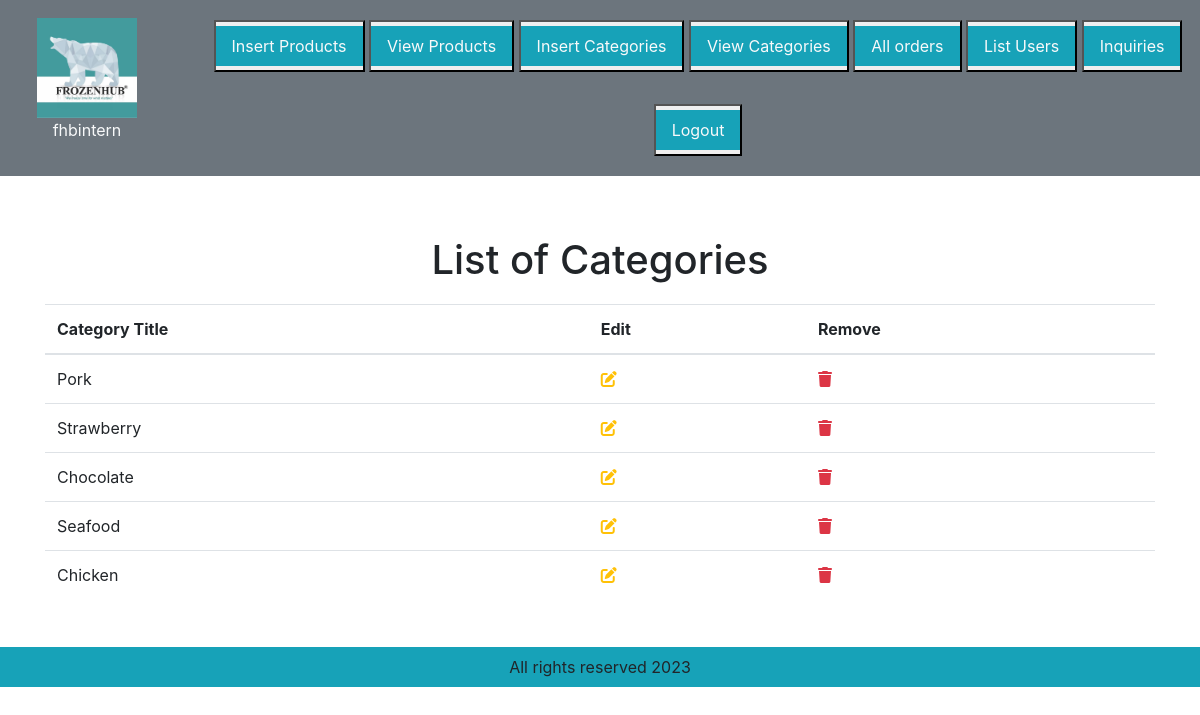
The app's page /admin_area/index.php?view_categories (signed in) with its own data.
### tables this page shows
CREATE TABLE `categories` (
  `category_id` int(25) NOT NULL,
  `category_title` varchar(250) DEFAULT NULL
);

### admin_area/view_categories.php (the view, shortened to what this page needs)
<?php include ('../includes/connect.php'); ?>
<h1 class="text-center" id="reqsHeading" style="margin-bottom: 12px;padding-bottom: 8px;padding-top: 12px;">List of Categories</h1>
<table class="table">
    <thead>
        <tr>
            <th> Category Title</th>
            <th> Edit</th>
            <th> Remove </th>
        </tr>
    </thead>
    <tbody>
    <?php
                    $category_query="SELECT * FROM categories ";
                    $result_category= mysqli_query($conn,$category_query);
                    while($row = mysqli_fetch_assoc($result_category)) {
                        $category_id= $row["category_id"];
                        $category_title= $row["category_title"];
                        echo "
            <tr>
            <td> $category_title</td>
            <td>
           <a href = 'index.php?edit_categories=$category_id' class='text-warning'><i class='fa-solid fa-pen-to-square'></i></a>
           </td>
           <td>
           <a href = 'index.php?delete_categories=$category_id' class='text-danger' data-toggle='modal' data-target='#exampleModal'><i class='fa-solid fa-trash'></i></a>
            </td>
            ";
            }?>
    </tbody>
        </table>

### style.css (style rules this page uses)
* { margin:0; padding:0; box-sizing: border-box; }

### records on screen
categories: category_title "Pork"
categories: category_title "Strawberry"
categories: category_title "Chocolate"
categories: category_title "Seafood"
categories: category_title "Chicken"

### other values on screen
$username "fhbintern"
